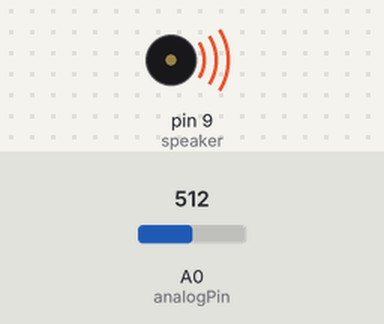
Simulated run of this sketch. Board: Arduino Uno, built with avr-gcc and run on an emulated ATmega328P. Parts: buzzer (waves = sounding). The inputs (shaded band) are chosen by the test bench; at power-on: A0 (analogPin) = 512.

Above: at 0.1 s.
Timing chart, 0 to 1.6 s (numbered marks = the images above):
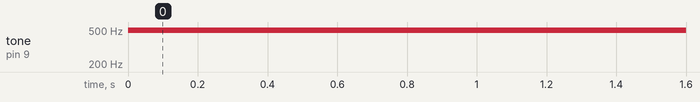

Measured:
- by itself, tone on pin 9 (speaker): silent → 494 Hz at 0.00 s

The sketch:

Buzzer.ino
```cpp
//------------------------------------------------------
//PROGRAMA: Buzzer.ino (Arduino UNO rev3)
//Autor: Enrique Rodriguez Vela (Febrero-2018)
//Descripción:
//Modulos usados: Plataforma Plumbot
//-------------------------------------------------------
int speaker = 9;
int analogPin = A0;
int valorADC = 0;
float voltios = 0;

int numTones = 10;
int tones[ ] = {261, 277, 294, 311, 330, 349, 370, 392, 415, 440,466, 494};
                     // mid C C# D D# E F F# G G# A
void setup(){

          }
void loop(){
 valorADC = analogRead(analogPin);
voltios = (valorADC/1024.0)*5.0;
if(valorADC <= 200){
    tone(speaker, 277);
  }
  if(valorADC <= 400){
    tone(speaker, 300);
  }
  if(valorADC <= 600){
    tone(speaker, 392);
  }
  if(valorADC <= 800){
    tone(speaker, 440);
  }
  if(valorADC < 1000){
    tone(speaker, 494);
  }

}
```
